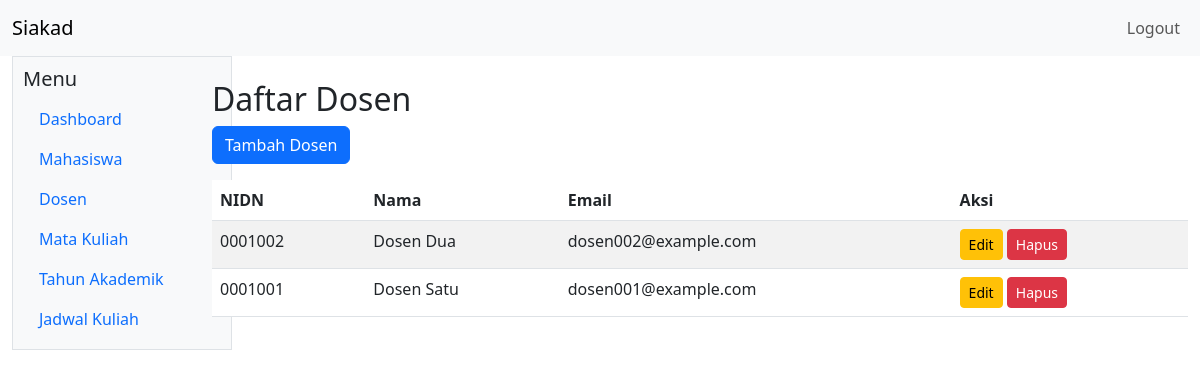
The page /admin/dosen/index.php (signed in) on the database its author committed.
### tables this page shows
CREATE TABLE dosen (
    id_dosen INT AUTO_INCREMENT PRIMARY KEY,
    id_user INT NOT NULL UNIQUE,
    nidn VARCHAR(30) NOT NULL UNIQUE,
    nama_dosen VARCHAR(100) NOT NULL,
    email VARCHAR(100) NULL UNIQUE,
    no_telepon VARCHAR(20) NULL,
    CONSTRAINT fk_dosen_users FOREIGN KEY (id_user) REFERENCES users (id_user) ON UPDATE CASCADE ON DELETE CASCADE
);

### config/functions.php (called while the page is built, shortened)
<?php
function e($str) {
    return htmlspecialchars($str, ENT_QUOTES, 'UTF-8');
}
?>

### admin/dosen/index.php (the view, shortened to what this page needs)
<?php
require_once __DIR__ . '/../../includes/header.php';
?>
  <div class="col-2">
    <?php require_once __DIR__ . '/../../includes/sidebar.php'; ?>
  </div>
  <div class="col-10 mt-4">
    <h2>Daftar Dosen</h2>
    <a href="create.php" class="btn btn-primary mb-3">Tambah Dosen</a>
    <table class="table table-striped">
      <thead>
        <tr><th>NIDN</th><th>Nama</th><th>Email</th><th>Aksi</th></tr>
      </thead>
      <tbody>
      <?php
      $stmt = $mysqli->prepare('SELECT id_dosen, nidn, nama_dosen, email FROM dosen ORDER BY nama_dosen');
      $stmt->execute();
      $res = $stmt->get_result();
      while ($row = $res->fetch_assoc()):
      ?>
        <tr>
          <td><?php echo e($row['nidn']); ?></td>
          <td><?php echo e($row['nama_dosen']); ?></td>
          <td><?php echo e($row['email']); ?></td>
          <td>
            <a href="edit.php?id=<?php echo $row['id_dosen']; ?>" class="btn btn-sm btn-warning">Edit</a>
            <form action="delete.php" method="post" style="display:inline-block;" onsubmit="return confirm('Hapus dosen ini?');">
              <button class="btn btn-sm btn-danger">Hapus</button>
            </form>
          </td>
        </tr>
      <?php endwhile; ?>
      </tbody>
    </table>
  </div>
<?php require_once __DIR__ . '/../../includes/footer.php'; ?>

### rows shown on the page
dosen: nidn "0001002", nama_dosen "Dosen Dua", email "dosen002@example.com"
dosen: nidn "0001001", nama_dosen "Dosen Satu", email "dosen001@example.com"
